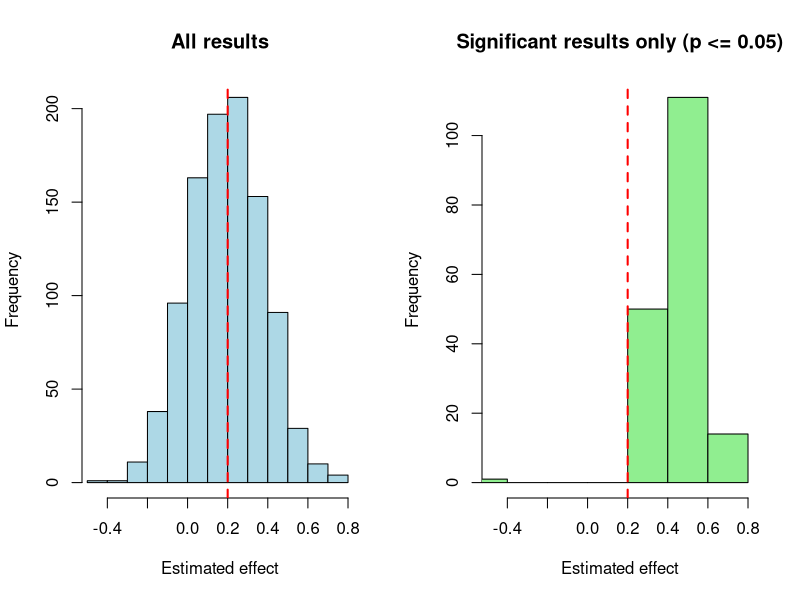

Generate this figure with R:
## ---- chunk 1
msg <- "hello world"
print(msg)
print(msg)
print(msg)
print(msg)
print(msg)
## ---- chunk 2
n <- 10
for(i in 1:n){
# which operations
}
## ---- chunk 3
for(i in 1:5){
print(paste("hello world", i, sep = "_"))
}
## ---- chunk 4
for(i in 1:10){
  print(i)
}
## ---- chunk 5
vec <- 1:5

for(i in 1:length(vec)){

  print(vec[i])

  }
## ---- chunk 6
vec <- 1:5

for(i in vec){

  print(i)

}
## ---- chunk 7
x <- 5

while (x < 15) {
  print(x)
  x <- x + 1
}
## ---- chunk 8
repeat{
  die_roll <- sample(1:6, 1)
  print(die_roll)
  if(die_roll == 6) break
}
## ---- chunk 9
i <- 1
repeat {
  print(i)
  i <- i+1
  if(i > 3)break
  }
## ---- chunk 10
i <- 1
while (i < 4) {
  print(i)
  i <- i+1
  }
## ---- chunk 11
total <- 0 # initialize the total to 0
x <- 1:10 # vector x

for(i in 1:length(x)){ # for the whole length of x = 1:10
  total <- total + x[i]
}
## ---- chunk 12
my_sum <- function(x){
  total <- 0 # initialize the total to 0
  for(i in 1:length(x)){  # equivalent to 1:length(x)
    total <- total + x[i]
    }
  return(total)
}

x <- rnorm(100, mean = 0, sd = 1)

my_sum(x)

sum(x)
## ---- chunk 13
mydf <- read.csv(file = "data/mydf_2.csv") # load the dataset

str(mydf)
## ---- chunk 14
# Observed data
age_z <- mydf$age_z
eff_age <- .2 # age effect
nobs <- nrow(mydf)
## ---- chunk 15
set.seed(111) # for reproducibility
#initialize the empity vectors
niter <- 1000 # number of iterations
res_all <- rep(NA, niter)    # all estimated effects
p_val <- rep(NA, niter)      # all p-values

for(i in 1:niter) {
  
  y <- rnorm(nobs, mean = 0 + eff_age * age_z, sd = 1) 

  # linear model
  mod <- lm(y ~ 1 + age_z)

  # extract the effect estimate
  res_all[i] <- coef(mod)[2]

  # p-value of age_z
  p_val[i] <- summary(mod)$coefficients[2, 4]
}

## ---- chunk 16
# Keep only significant results
res_sig <- res_all[p_val <= 0.05]

# Descriptive statistics
cat("Proportion significant = Power:", mean(p_val <= 0.05), "\n")
cat("Mean of all effects:", mean(res_all), "\n")
cat("Mean of significant effects:", mean(res_sig), "\n")
## ---- chunk 17
# Side-by-side plots with par(mfrow)
par(mfrow = c(1, 2))

# Histogram of ALL results
hist(res_all,
     main = "All results",
     xlab = "Estimated effect",
     col = "lightblue",
     xlim = range(res_all))
abline(v = eff_age, col = "red", lwd = 2, lty = 2)  # true effect

# Histogram of SIGNIFICANT results only
hist(res_sig,
     main = "Significant results only (p <= 0.05)",
     xlab = "Estimated effect",
     col = "lightgreen",
     xlim = range(res_all))
abline(v = eff_age, col = "red", lwd = 2, lty = 2)  # true effect
## ---- chunk 18
for(i in 1:3){ # level 1
  for(j in 1:3){ # level 2
      print(paste(i, j))
    }
}
## ---- chunk 19
groups <- c("Control", "Treatment")
for (group in groups) {     # outer loop: groups
  for (subj in 1:3) {       # inner loop: participants
    print(paste("Group:", group, "- Participant:", subj))
  }
}
## ---- chunk 20
rt <- data.frame(Control = c(NA,NA, NA),
                 Treatment = c(NA,NA, NA))   # empty df
rt
## ---- chunk 21
set.seed(42)           # reproducibility
means <- c(500, 450)   # Control, Treatment

for (j in 1:2) {       # columns: groups
  for (i in 1:3) {     # rows: participants
    rt[i, j] <- round(rnorm(1, mean = means[j], sd = 50))
  }
}

rt
colMeans(rt)           # mean RT of each group
